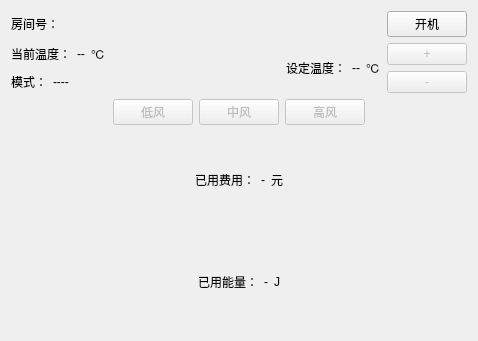
<?xml version="1.0" encoding="UTF-8"?>
<ui version="4.0">
 <class>MainWindow</class>
 <widget class="QMainWindow" name="MainWindow">
  <property name="geometry">
   <rect>
    <x>0</x>
    <y>0</y>
    <width>478</width>
    <height>341</height>
   </rect>
  </property>
  <property name="windowTitle">
   <string>MainWindow</string>
  </property>
  <widget class="QWidget" name="centralWidget">
   <layout class="QVBoxLayout" name="verticalLayout_2">
    <item>
     <layout class="QHBoxLayout" name="horizontalLayout_7">
      <item>
       <widget class="QLabel" name="label">
        <property name="text">
         <string>房间号：</string>
        </property>
        <property name="alignment">
         <set>Qt::AlignRight|Qt::AlignTrailing|Qt::AlignVCenter</set>
        </property>
       </widget>
      </item>
      <item>
       <widget class="QLabel" name="RoomID">
        <property name="text">
         <string/>
        </property>
       </widget>
      </item>
      <item>
       <spacer name="horizontalSpacer_10">
        <property name="orientation">
         <enum>Qt::Horizontal</enum>
        </property>
        <property name="sizeHint" stdset="0">
         <size>
          <width>40</width>
          <height>20</height>
         </size>
        </property>
       </spacer>
      </item>
      <item>
       <widget class="QPushButton" name="OpenClose">
        <property name="styleSheet">
         <string notr="true">font: 9pt &quot;微软雅黑&quot;;</string>
        </property>
        <property name="text">
         <string>开机</string>
        </property>
       </widget>
      </item>
     </layout>
    </item>
    <item>
     <layout class="QHBoxLayout" name="horizontalLayout">
      <item>
       <layout class="QVBoxLayout" name="verticalLayout_3">
        <item>
         <layout class="QHBoxLayout" name="horizontalLayout_6">
          <item>
           <widget class="QLabel" name="label_11">
            <property name="styleSheet">
             <string notr="true">font: 9pt &quot;微软雅黑&quot;;</string>
            </property>
            <property name="text">
             <string>当前温度：</string>
            </property>
           </widget>
          </item>
          <item>
           <widget class="QLabel" name="CurrentTemp">
            <property name="styleSheet">
             <string notr="true">font: 9pt &quot;微软雅黑&quot;;</string>
            </property>
            <property name="text">
             <string>--</string>
            </property>
           </widget>
          </item>
          <item>
           <widget class="QLabel" name="label_14">
            <property name="styleSheet">
             <string notr="true">font: 9pt &quot;微软雅黑&quot;;</string>
            </property>
            <property name="text">
             <string>℃</string>
            </property>
           </widget>
          </item>
          <item>
           <spacer name="horizontalSpacer_8">
            <property name="orientation">
             <enum>Qt::Horizontal</enum>
            </property>
            <property name="sizeHint" stdset="0">
             <size>
              <width>40</width>
              <height>20</height>
             </size>
            </property>
           </spacer>
          </item>
         </layout>
        </item>
        <item>
         <layout class="QHBoxLayout" name="horizontalLayout_5">
          <item>
           <widget class="QLabel" name="label_9">
            <property name="styleSheet">
             <string notr="true">font: 9pt &quot;微软雅黑&quot;;</string>
            </property>
            <property name="text">
             <string>模式：</string>
            </property>
           </widget>
          </item>
          <item>
           <widget class="QLabel" name="CurrentMode">
            <property name="styleSheet">
             <string notr="true">font: 9pt &quot;微软雅黑&quot;;</string>
            </property>
            <property name="text">
             <string>----</string>
            </property>
           </widget>
          </item>
          <item>
           <spacer name="horizontalSpacer_9">
            <property name="orientation">
             <enum>Qt::Horizontal</enum>
            </property>
            <property name="sizeHint" stdset="0">
             <size>
              <width>40</width>
              <height>20</height>
             </size>
            </property>
           </spacer>
          </item>
         </layout>
        </item>
       </layout>
      </item>
      <item>
       <spacer name="horizontalSpacer_7">
        <property name="orientation">
         <enum>Qt::Horizontal</enum>
        </property>
        <property name="sizeHint" stdset="0">
         <size>
          <width>40</width>
          <height>20</height>
         </size>
        </property>
       </spacer>
      </item>
      <item>
       <widget class="QLabel" name="label_12">
        <property name="styleSheet">
         <string notr="true">font: 9pt &quot;微软雅黑&quot;;</string>
        </property>
        <property name="text">
         <string>设定温度：</string>
        </property>
       </widget>
      </item>
      <item>
       <widget class="QLabel" name="SetTemp">
        <property name="styleSheet">
         <string notr="true">font: 9pt &quot;微软雅黑&quot;;</string>
        </property>
        <property name="text">
         <string>--</string>
        </property>
        <property name="alignment">
         <set>Qt::AlignRight|Qt::AlignTrailing|Qt::AlignVCenter</set>
        </property>
       </widget>
      </item>
      <item>
       <widget class="QLabel" name="label_2">
        <property name="styleSheet">
         <string notr="true">font: 9pt &quot;微软雅黑&quot;;</string>
        </property>
        <property name="text">
         <string>℃</string>
        </property>
       </widget>
      </item>
      <item>
       <layout class="QVBoxLayout" name="verticalLayout">
        <item>
         <widget class="QPushButton" name="IncreaseTemp">
          <property name="enabled">
           <bool>false</bool>
          </property>
          <property name="styleSheet">
           <string notr="true">font: 9pt &quot;微软雅黑&quot;;</string>
          </property>
          <property name="text">
           <string>+</string>
          </property>
         </widget>
        </item>
        <item>
         <widget class="QPushButton" name="DecreaseTemp">
          <property name="enabled">
           <bool>false</bool>
          </property>
          <property name="styleSheet">
           <string notr="true">font: 9pt &quot;微软雅黑&quot;;</string>
          </property>
          <property name="text">
           <string>-</string>
          </property>
         </widget>
        </item>
       </layout>
      </item>
     </layout>
    </item>
    <item>
     <layout class="QHBoxLayout" name="horizontalLayout_4">
      <item>
       <spacer name="horizontalSpacer_5">
        <property name="orientation">
         <enum>Qt::Horizontal</enum>
        </property>
        <property name="sizeHint" stdset="0">
         <size>
          <width>40</width>
          <height>20</height>
         </size>
        </property>
       </spacer>
      </item>
      <item>
       <widget class="QPushButton" name="LowWind">
        <property name="enabled">
         <bool>false</bool>
        </property>
        <property name="styleSheet">
         <string notr="true">font: 9pt &quot;微软雅黑&quot;;</string>
        </property>
        <property name="text">
         <string>低风</string>
        </property>
        <property name="checkable">
         <bool>true</bool>
        </property>
       </widget>
      </item>
      <item>
       <widget class="QPushButton" name="MidWind">
        <property name="enabled">
         <bool>false</bool>
        </property>
        <property name="styleSheet">
         <string notr="true">font: 9pt &quot;微软雅黑&quot;;</string>
        </property>
        <property name="text">
         <string>中风</string>
        </property>
        <property name="checkable">
         <bool>true</bool>
        </property>
       </widget>
      </item>
      <item>
       <widget class="QPushButton" name="HighWind">
        <property name="enabled">
         <bool>false</bool>
        </property>
        <property name="styleSheet">
         <string notr="true">font: 9pt &quot;微软雅黑&quot;;</string>
        </property>
        <property name="text">
         <string>高风</string>
        </property>
        <property name="checkable">
         <bool>true</bool>
        </property>
       </widget>
      </item>
      <item>
       <spacer name="horizontalSpacer_6">
        <property name="orientation">
         <enum>Qt::Horizontal</enum>
        </property>
        <property name="sizeHint" stdset="0">
         <size>
          <width>40</width>
          <height>20</height>
         </size>
        </property>
       </spacer>
      </item>
     </layout>
    </item>
    <item>
     <layout class="QHBoxLayout" name="horizontalLayout_2">
      <item>
       <spacer name="horizontalSpacer">
        <property name="orientation">
         <enum>Qt::Horizontal</enum>
        </property>
        <property name="sizeHint" stdset="0">
         <size>
          <width>40</width>
          <height>20</height>
         </size>
        </property>
       </spacer>
      </item>
      <item>
       <widget class="QLabel" name="label_3">
        <property name="styleSheet">
         <string notr="true">font: 9pt &quot;微软雅黑&quot;;</string>
        </property>
        <property name="text">
         <string>已用费用：</string>
        </property>
       </widget>
      </item>
      <item>
       <widget class="QLabel" name="UsedFee">
        <property name="styleSheet">
         <string notr="true">font: 9pt &quot;微软雅黑&quot;;</string>
        </property>
        <property name="text">
         <string>-</string>
        </property>
        <property name="alignment">
         <set>Qt::AlignRight|Qt::AlignTrailing|Qt::AlignVCenter</set>
        </property>
       </widget>
      </item>
      <item>
       <widget class="QLabel" name="label_7">
        <property name="styleSheet">
         <string notr="true">font: 9pt &quot;微软雅黑&quot;;</string>
        </property>
        <property name="text">
         <string>元</string>
        </property>
       </widget>
      </item>
      <item>
       <spacer name="horizontalSpacer_2">
        <property name="orientation">
         <enum>Qt::Horizontal</enum>
        </property>
        <property name="sizeHint" stdset="0">
         <size>
          <width>40</width>
          <height>20</height>
         </size>
        </property>
       </spacer>
      </item>
     </layout>
    </item>
    <item>
     <layout class="QHBoxLayout" name="horizontalLayout_3">
      <item>
       <spacer name="horizontalSpacer_3">
        <property name="orientation">
         <enum>Qt::Horizontal</enum>
        </property>
        <property name="sizeHint" stdset="0">
         <size>
          <width>40</width>
          <height>20</height>
         </size>
        </property>
       </spacer>
      </item>
      <item>
       <widget class="QLabel" name="label_6">
        <property name="styleSheet">
         <string notr="true">font: 9pt &quot;微软雅黑&quot;;</string>
        </property>
        <property name="text">
         <string>已用能量：</string>
        </property>
       </widget>
      </item>
      <item>
       <widget class="QLabel" name="UsedEnergy">
        <property name="styleSheet">
         <string notr="true">font: 9pt &quot;微软雅黑&quot;;</string>
        </property>
        <property name="text">
         <string>-</string>
        </property>
        <property name="alignment">
         <set>Qt::AlignRight|Qt::AlignTrailing|Qt::AlignVCenter</set>
        </property>
       </widget>
      </item>
      <item>
       <widget class="QLabel" name="label_8">
        <property name="styleSheet">
         <string notr="true">font: 9pt &quot;微软雅黑&quot;;</string>
        </property>
        <property name="text">
         <string>J</string>
        </property>
       </widget>
      </item>
      <item>
       <spacer name="horizontalSpacer_4">
        <property name="orientation">
         <enum>Qt::Horizontal</enum>
        </property>
        <property name="sizeHint" stdset="0">
         <size>
          <width>40</width>
          <height>20</height>
         </size>
        </property>
       </spacer>
      </item>
     </layout>
    </item>
   </layout>
  </widget>
 </widget>
 <layoutdefault spacing="6" margin="11"/>
 <resources/>
 <connections/>
</ui>
